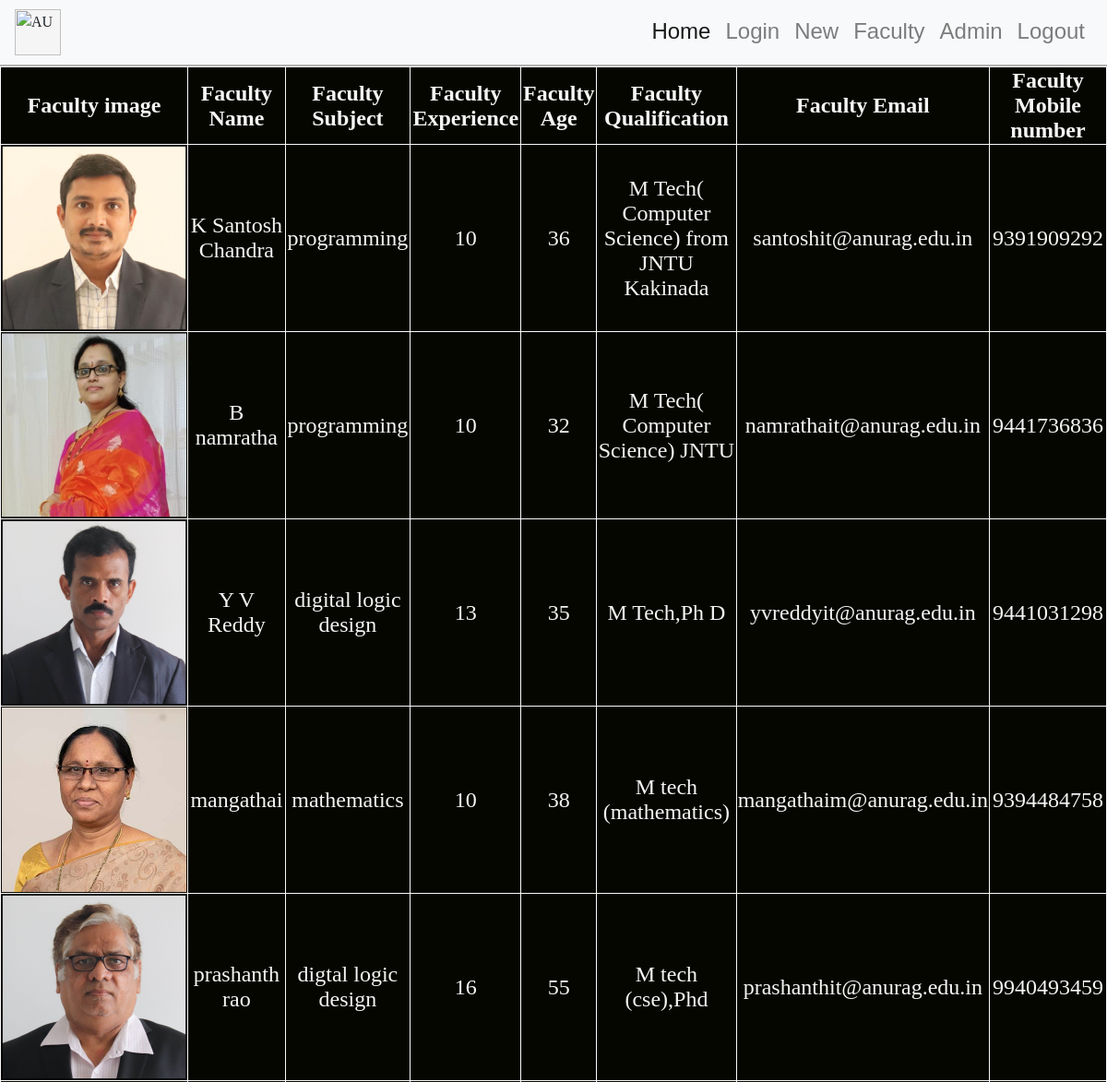
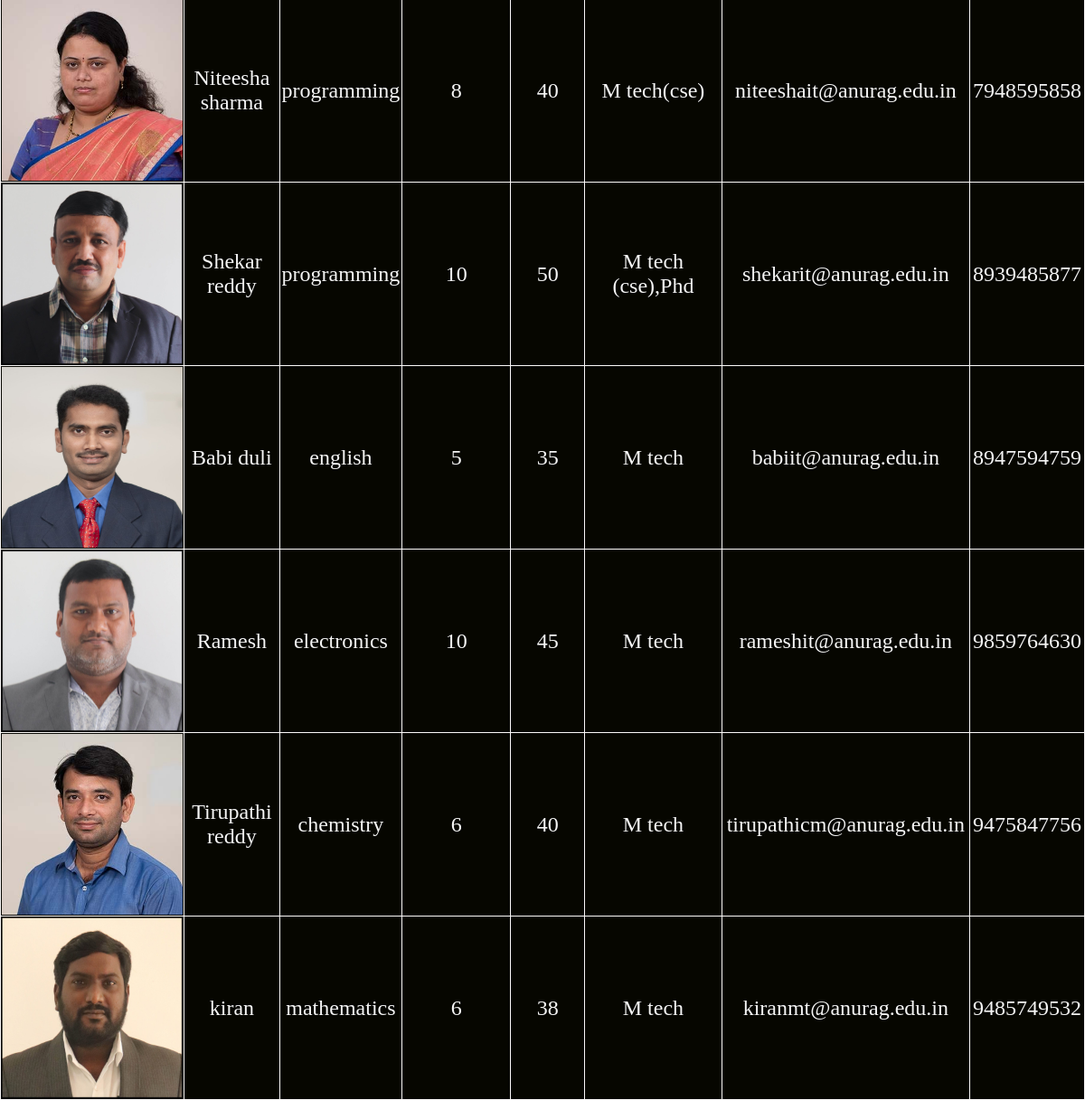
The app's page /view/ (signed in) with its own data (2 pictures, top to bottom).
### student/models.py (models this page shows, shortened)
class faculty(models.Model):
    name=models.CharField(max_length=30)
    image=models.ImageField(upload_to='media')
    Subject=models.CharField(max_length=49)
    Experience=models.IntegerField()
    Age=models.IntegerField()
    Qualification=models.CharField(max_length=48)
    Email=models.EmailField(max_length=40)
    Mobile_Number=models.IntegerField()

### student/views.py (the view)
# urls.py: path('view/',view,name='view'),
@login_required()
def view(request):
    st=faculty.objects.all()
    return render(request,'view.html',{'st':st})

### student/templates/view.html (shortened to what this page needs)
{%extends 'home.html'%}
{%block main%}
<table border="1" align="center">
    <th>Faculty image</th>
    <th>Faculty Name</th>
    <th>Faculty Subject</th>
    <th>Faculty Experience</th>
    <th>Faculty Age</th>
    <th>Faculty Qualification</th>
    <th>Faculty Email</th>
    <th>Faculty Mobile number</th>
    {%for i in st%}
    <tr>
        <td><img src="{{i.image.url}}" class="image-book-1" width=200px height=200px/></td>
        <td>{{i.name}}</td>
        <td>{{i.Subject}}</td>
        <td>{{i.Experience}}</td>
        <td>{{i.Age}}</td>
        <td>{{i.Qualification}}</td>
        <td>{{i.Email}}</td>
        <td>{{i.Mobile_Number}}</td>
    </tr>
    {%endfor%}
</table>
{%endblock%}

### student/templates/home.html (shortened to what this page needs)
<!DOCTYPE html>
<html>
<head>
  <link rel="stylesheet" href="https://cdn.jsdelivr.net/npm/bootstrap@4.5.3/dist/css/bootstrap.min.css"
>
</head>
<body>
  <nav class="navbar navbar-expand-lg navbar-light bg-light" style="border-bottom: 2px solid rgb(179, 179, 179);">
    <img class=bb src="https://res.cloudinary.com/dol6s2nbn/image/upload/v1670141355/anurag_zam6zp.png" alt="AU" >
    <div class="collapse navbar-collapse" id="navbarNavAltMarkup">
      <div class="navbar-nav ml-auto main1">
        <a class="nav-link active" href="/">Home <span class="sr-only">(current)</span></a>
        {% if not is_authenticated %}
        <a class="nav-link" href="/login">Login</a>
        {% endif %}
        <a class="nav-link" href="/reg">New</a>
        <a class="nav-link" href="/view">Faculty</a>
        <a class="nav-link" href="/admin">Admin</a>
        {%if user.is_authenticated%}
        <a class="nav-link" href="/logout">Logout</a>
        {%endif%}
      </div>
    </div>
  </nav>
{%block main%}{%endblock%}
</body>
</html>

### student/templates/view.html (style rules this page uses)
body { background-color: black; }
table { background-color: rgb(6, 6, 0) ; padding: 35px 20px; border-color: rgb(251, 249, 249); align-content: center; text-align: center; font-size: x-large; color: whitesmoke; }

### student/templates/home.html (style rules this page uses)
* { font-family: 'Times New Roman', Times, serif }
.bb { margin-right:30%; height: 50px; background-color: whitesmoke; }
.nav-link { color: solid black; font-size: x-large; font-family: Tahoma, Verdana, sans-serif; }
body { font-family: 'Arial', sans-serif; margin: 0; padding: 0; background-color: #f4f4f4; }
.main1 a::after { content: ""; width: 0; height: 2px; background-color: blueviolet; margin: auto; display: block; transition: 0.6s; }

### records on screen
faculty: image (picture), name "K Santosh Chandra", Subject "programming", Experience "10", Age "36", Qualification "M Tech( Computer Science) from JNTU Kakinada", Email "santoshit@anurag.edu.in", Mobile_Number "9391909292"
faculty: image (picture), name "B namratha", Subject "programming", Experience "10", Age "32", Qualification "M Tech( Computer Science) JNTU", Email "namrathait@anurag.edu.in", Mobile_Number "9441736836"
faculty: image (picture), name "Y V Reddy", Subject "digital logic design", Experience "13", Age "35", Qualification "M Tech,Ph D", Email "yvreddyit@anurag.edu.in", Mobile_Number "9441031298"
faculty: image (picture), name "mangathai", Subject "mathematics", Experience "10", Age "38", Qualification "M tech (mathematics)", Email "mangathaim@anurag.edu.in", Mobile_Number "9394484758"
faculty: image (picture), name "prashanth rao", Subject "digtal logic design", Experience "16", Age "55", Qualification "M tech (cse),Phd", Email "prashanthit@anurag.edu.in", Mobile_Number "9940493459"
faculty: image (picture), name "Niteesha sharma", Subject "programming", Experience "8", Age "40", Qualification "M tech(cse)", Email "niteeshait@anurag.edu.in", Mobile_Number "7948595858"
faculty: image (picture), name "Shekar reddy", Subject "programming", Experience "10", Age "50", Qualification "M tech (cse),Phd", Email "shekarit@anurag.edu.in", Mobile_Number "8939485877"
faculty: image (picture), name "Babi duli", Subject "english", Experience "5", Age "35", Qualification "M tech", Email "babiit@anurag.edu.in", Mobile_Number "8947594759"
faculty: image (picture), name "Ramesh", Subject "electronics", Experience "10", Age "45", Qualification "M tech", Email "rameshit@anurag.edu.in", Mobile_Number "9859764630"
faculty: image (picture), name "Tirupathi reddy", Subject "chemistry", Experience "6", Age "40", Qualification "M tech", Email "tirupathicm@anurag.edu.in", Mobile_Number "9475847756"
faculty: image (picture), name "kiran", Subject "mathematics", Experience "6", Age "38", Qualification "M tech", Email "kiranmt@anurag.edu.in", Mobile_Number "9485749532"
